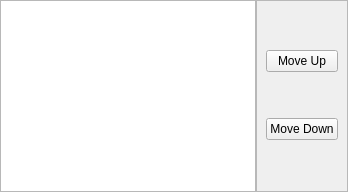
            <widget class="QWidget" name="object_inspector">
             <attribute name="title">
              <string>Object Inspector</string>
             </attribute>
             <layout class="QHBoxLayout" name="horizontalLayout_2">
              <property name="spacing">
               <number>0</number>
              </property>
              <property name="leftMargin">
               <number>0</number>
              </property>
              <property name="topMargin">
               <number>0</number>
              </property>
              <property name="rightMargin">
               <number>0</number>
              </property>
              <property name="bottomMargin">
               <number>0</number>
              </property>
              <item>
               <widget class="QListWidget" name="listWidget"/>
              </item>
              <item>
               <widget class="QFrame" name="frame_2">
                <property name="frameShape">
                 <enum>QFrame::Shape::StyledPanel</enum>
                </property>
                <property name="frameShadow">
                 <enum>QFrame::Shadow::Raised</enum>
                </property>
                <layout class="QVBoxLayout" name="verticalLayout_2">
                 <item>
                  <widget class="QPushButton" name="pushButton">
                   <property name="styleSheet">
                    <string notr="true">QPushButton {padding: 3px;}</string>
                   </property>
                   <property name="text">
                    <string>Move Up</string>
                   </property>
                  </widget>
                 </item>
                 <item>
                  <widget class="QPushButton" name="pushButton_2">
                   <property name="styleSheet">
                    <string notr="true">QPushButton {padding: 3px;}</string>
                   </property>
                   <property name="text">
                    <string>Move Down</string>
                   </property>
                  </widget>
                 </item>
                </layout>
               </widget>
              </item>
             </layout>
            </widget>
